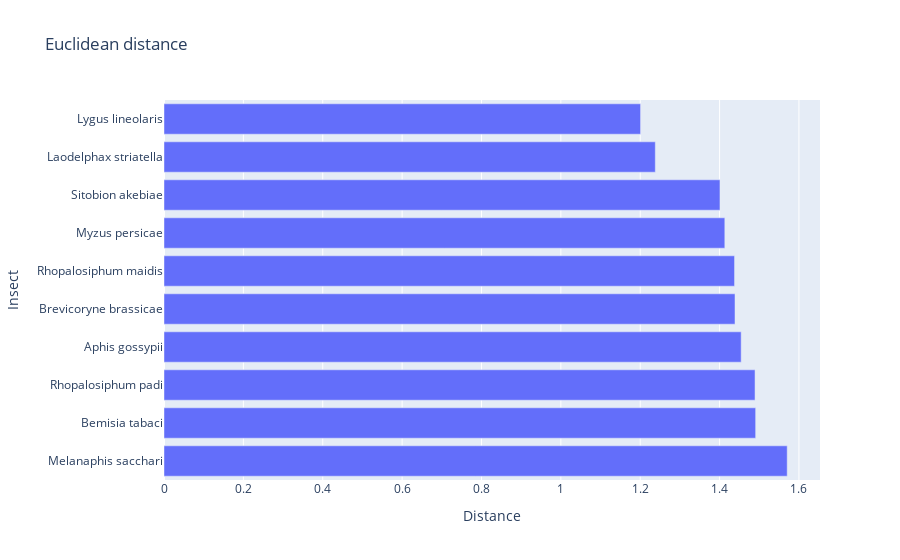

Notebook code for this chart:
### Code cell
to_itter=data_to_count.sort_values('ed_result',ascending=True).reset_index(drop=True)[:10]

label=[]
degree=[]
for index,data in to_itter.sort_values('ed_result',ascending=False).reset_index(drop=True).iterrows():
    label.append(data.label)
    degree.append(data.ed_result)

fig = go.Figure(data=go.Bar(
    x=degree,
    y=label,
    orientation='h'
))

fig.update_layout(
    title='Euclidean distance',
    xaxis_title='Distance',
    yaxis_title='Insect'
)

fig.show()

### Figure 1 — Plotly figure (JSON) as saved in the notebook; plotly's stock layout.template omitted (floating-point values rounded to 4 significant figures)
{"data": [{"orientation": "h", "type": "bar", "x": [1.57, 1.491, 1.489, 1.454, 1.439, 1.438, 1.413, 1.401, 1.238, 1.201], "y": ["Melanaphis sacchari", "Bemisia tabaci", "Rhopalosiphum padi", "Aphis gossypii", "Brevicoryne brassicae", "Rhopalosiphum maidis", "Myzus persicae", "Sitobion akebiae", "Laodelphax striatella", "Lygus lineolaris"]}], "layout": {"title": {"text": "Euclidean distance"}, "xaxis": {"title": {"text": "Distance"}}, "yaxis": {"title": {"text": "Insect"}}}}
